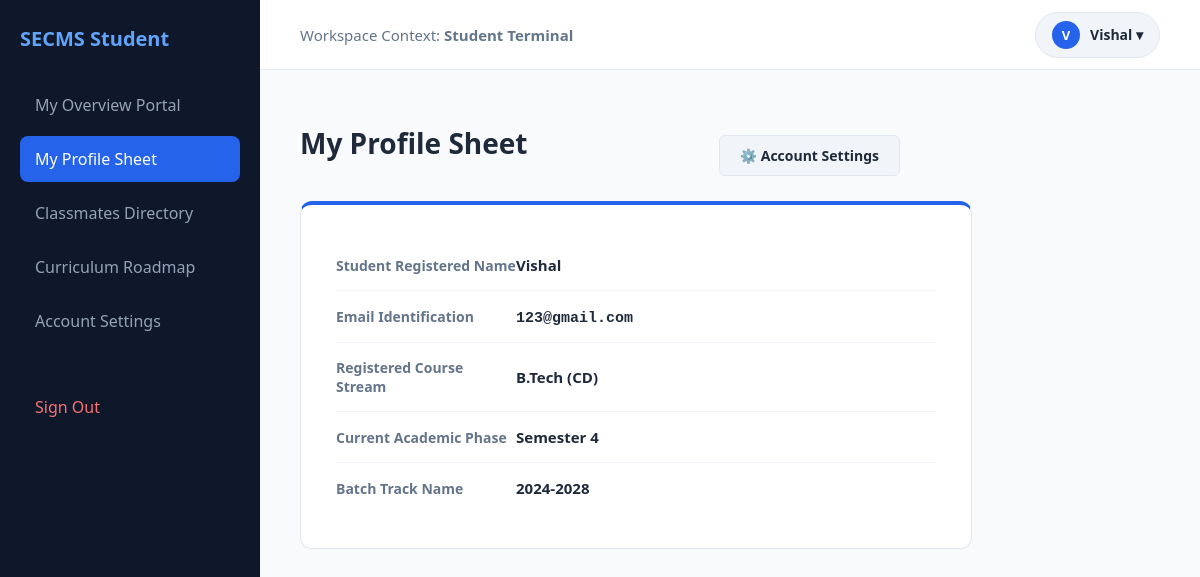
The app's page /student_profile.php (signed in) with its own data.
### tables this page shows
CREATE TABLE `users` (
  `id` int(11) NOT NULL,
  `username` varchar(50) NOT NULL,
  `password` varchar(255) NOT NULL,
  `email` varchar(100) NOT NULL,
  `role` enum('admin','faculty','student') NOT NULL,
  `status` enum('pending','approved') DEFAULT 'pending',
  `created_at` timestamp NOT NULL DEFAULT current_timestamp(),
  `course_code` varchar(20) DEFAULT NULL,
  `batch_id` int(11) DEFAULT NULL
);

CREATE TABLE `batches` (
  `id` int(11) NOT NULL,
  `batch_name` varchar(50) NOT NULL,
  `current_semester` int(11) DEFAULT 1
);

### student_profile.php (the view, shortened to what this page needs)
<?php
include 'db_connect.php';
$student_id = $_SESSION['user_id'];
$query = $conn->query("SELECT u.*, b.batch_name, b.current_semester FROM users u LEFT JOIN batches b ON u.batch_id = b.id WHERE u.id = $student_id");
$user_data = $query->fetch_assoc();
$student_name = $user_data['username'] ?? 'Student';
$email = $user_data['email'] ?? 'N/A';
$course_code = $user_data['course_code'] ?? 'Not Mapped';
$semester = $user_data['current_semester'] ?? 'N/A';
$batch_name = $user_data['batch_name'] ?? 'N/A';
?>
<!DOCTYPE html>
<html lang="en">
<head>
</head>
<body>
<div class="sidebar">
    <h3>SECMS Student</h3>
    <a href="student_dashboard.php">My Overview Portal</a>
    <a href="student_profile.php" class="active">My Profile Sheet</a>
    <a href="student_classmates.php">Classmates Directory</a>
    <a href="student_curriculum.php">Curriculum Roadmap</a>
    <a href="profile.php">Account Settings</a>
    <a href="logout.php" style="color: #f87171; margin-top: 40px; display: block;">Sign Out</a>
</div>
<div class="workspace">
    <header class="top-header">
        <div style="font-size: 15px; font-weight: 500; color: var(--text-light);">Workspace Context: <strong>Student Terminal</strong></div>
        <div class="profile-menu" style="position: relative; display: inline-block;">
            <div class="profile-trigger" style="display: flex; align-items: center; gap: 10px; background: #f1f5f9; padding: 8px 16px; border-radius: 50px; cursor: pointer; font-weight: 600; font-size: 14px; border: 1px solid var(--border);" onclick="var d = document.getElementById('stu-drop'); d.style.display = d.style.display === 'block' ? 'none' : 'block';">
                <div style="width: 28px; height: 28px; background: var(--accent); color: white; border-radius: 50%; display: flex; align-items: center; justify-content: center; font-size: 13px;">
                    <?php echo strtoupper(substr($student_name, 0, 1)); ?>
                </div>
                <?php echo htmlspecialchars($student_name); ?> ▾
            </div>
        </div>
    </header>
    <main class="main-content">
        <div style="display: flex; justify-content: space-between; align-items: center; max-width: 600px; margin-bottom: 25px;">
            <h1 style="margin: 0; font-size: 28px;">My Profile Sheet</h1>
            <a href="profile.php" class="btn-settings">⚙️ Account Settings</a>
        </div>
        <div class="profile-card" style="border-top: 4px solid var(--accent);">
            <div class="meta-row">
                <div class="meta-label">Student Registered Name</div>
                <div class="meta-val"><?php echo htmlspecialchars($student_name); ?></div>
            </div>
            <div class="meta-row">
                <div class="meta-label">Email Identification</div>
                <div class="meta-val"><code><?php echo htmlspecialchars($email); ?></code></div>
            </div>
            <div class="meta-row">
                <div class="meta-label">Registered Course Stream</div>
                <div class="meta-val">B.Tech (<?php echo htmlspecialchars($course_code); ?>)</div>
            </div>
            <div class="meta-row">
                <div class="meta-label">Current Academic Phase</div>
                <div class="meta-val">Semester <?php echo htmlspecialchars($semester); ?></div>
            </div>
            <div class="meta-row">
                <div class="meta-label">Batch Track Name</div>
                <div class="meta-val"><?php echo htmlspecialchars($batch_name); ?></div>
            </div>
        </div>
    </main>
</div>
</body>
</html>

### student_profile.php (style rules this page uses)
:root { --primary: #0f172a; --accent: #2563eb; --bg: #f8fafc; --card: #ffffff; --border: #e2e8f0; --text: #1e293b; --text-light: #64748b; }
body { font-family: 'Segoe UI', system-ui, sans-serif; background: var(--bg); color: var(--text); margin: 0; display: flex; min-height: 100vh; }
.sidebar { width: 260px; background: var(--primary); color: white; padding: 25px 20px; box-sizing: border-box; flex-shrink: 0; }
.sidebar h3 { margin: 0 0 30px 0; color: #60a5fa; font-size: 20px; }
.sidebar a { display: block; color: #94a3b8; text-decoration: none; padding: 12px 15px; border-radius: 8px; margin-bottom: 8px; font-weight: 500; transition: all 0.2s; }
.sidebar a:hover, .sidebar a.active { background: #1e293b; color: white; }
.sidebar a.active { background: var(--accent); }
.workspace { flex: 1; display: flex; flex-direction: column; min-width: 0; }
.top-header { background: var(--card); height: 70px; border-bottom: 1px solid var(--border); display: flex; justify-content: space-between; align-items: center; padding: 0 40px; box-sizing: border-box; }
.main-content { padding: 40px; box-sizing: border-box; }
.profile-card { background: var(--card); border: 1px solid var(--border); padding: 35px; border-radius: 12px; max-width: 600px; box-shadow: 0 1px 3px rgba(0,0,0,0.02); }
.meta-row { display: flex; padding: 15px 0; border-bottom: 1px solid #f1f5f9; align-items: center; }
.meta-row:last-child { border-bottom: none; }
.meta-label { width: 180px; font-weight: 600; color: var(--text-light); font-size: 14px; }
.meta-val { font-weight: 700; color: var(--text); font-size: 15px; }
.btn-settings { display: inline-block; background: #f1f5f9; color: var(--text); border: 1px solid var(--border); padding: 10px 20px; border-radius: 6px; text-decoration: none; font-weight: 600; font-size: 14px; margin-top: 25px; transition: 0.2s; }

### records on screen
users: username "V", username "Vishal", email "123@gmail.com", course_code "CD", batch.current_semester "4", batch.batch_name "2024-2028"
